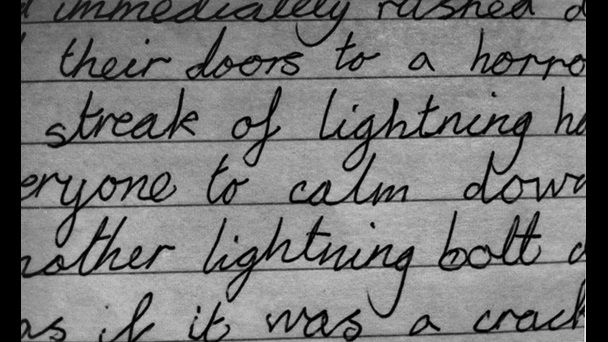
//> input picture cmake-build-debug/image3.jpg, 608 x 342 px
$ ./FAST   (built with g++ and OpenCV 4)
//> lines starting //> are read from the running program, lines starting //| are printed output that depends on the picture
//
// Created by flye on 2022/6/18.
//

#include <iostream>
#include <opencv2/highgui.hpp>
#include <opencv2/features2d.hpp>


int main() {
    cv::Mat image = cv::imread("image3.jpg", cv::IMREAD_COLOR);
//> image is the input picture: 342 rows x 608 cols, CV_8UC3; min 0, max 238, mean 118.7

    //Fine keypoints
    auto start = std::chrono::steady_clock::now();
    auto detector = cv::FastFeatureDetector::create();
    std::vector<cv::KeyPoint>keypoints;
    detector->detect(image, keypoints);
//> keypoints = 5991 keypoints; strongest (x, y, size): (373, 204, 7), (372, 223, 7), (223, 318, 7), (320, 263, 7)
    std::cout<<"keypoints without threshold "<< keypoints.size() << "\n";
//| keypoints without threshold 5991
    auto end = std::chrono::steady_clock::now();
    std::chrono::duration<double> duration = end - start;
    std::cout<<"detection time without threshold "<<duration.count()<<"s\n";
    //std::cout<<(double) (end-start).count() <<"s\n"; //This won't work


    //present the keypoint on image
    cv::Mat image_with_keypoints;
    cv::drawKeypoints(image, keypoints, image_with_keypoints);
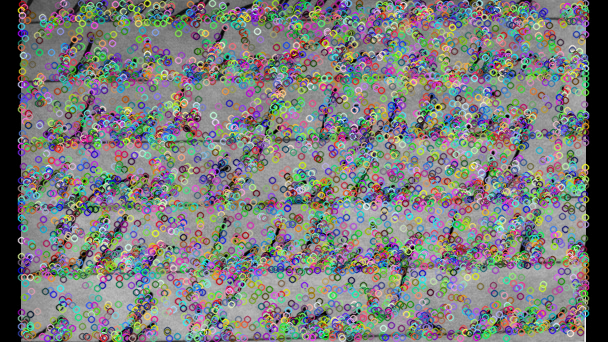
//> image_with_keypoints: 342 rows x 608 cols, CV_8UC3; mean B, G, R 123.9, 124.4, 123.8
    //for visualization
    cv::namedWindow("image with keypoints", cv::WINDOW_AUTOSIZE);
    cv::imshow("image with keypoints", image_with_keypoints);
    cv::waitKey(0);

    //ORB descriptor extraction
    auto extractor = cv::ORB::create();
    cv::Mat descriptors;
    auto start2 = std::chrono::steady_clock::now();
    extractor->compute(image, keypoints, descriptors);
//> keypoints = 4695 keypoints; strongest (x, y, size): (373, 204, 7), (372, 223, 7), (320, 263, 7), (454, 253, 7)
    auto end2 = std::chrono::steady_clock::now();
    std::chrono::duration<double> duration2 = end2 - start2;
    std::cout<<"extraction time without threshold "<<duration2.count()<<"s\n";
    cv::namedWindow("descriptor", cv::WINDOW_AUTOSIZE);
    cv::imshow("descriptor", descriptors);


    std::cout<<"default threshold"<< detector->getThreshold() << "\n";
    detector->setThreshold(20);
    std::cout<<"nomax suppression "<<detector->getNonmaxSuppression() << "\n";
    detector->setNonmaxSuppression(1);

    auto start1 = std::chrono::steady_clock::now();
    detector->detect(image, keypoints);
//> keypoints = 2140 keypoints; strongest (x, y, size): (373, 204, 7), (372, 223, 7), (223, 318, 7), (320, 263, 7)
    auto end1 = std::chrono::steady_clock::now();
    std::chrono::duration<float> duration1 = end1 - start1;
    std::cout<<"detection time with threshold "<< duration1.count()<<"s\n";
    //std::cout<<(double) (end1 - start1).count() <<"s\n";
    std::cout<< "keypoints extracted with threshold "<<keypoints.size() << "\n";
//| keypoints extracted with threshold 2140

    auto start3 = std::chrono::steady_clock::now();
    extractor->compute(image, keypoints, descriptors);
//> keypoints = 1569 keypoints; strongest (x, y, size): (373, 204, 7), (372, 223, 7), (320, 263, 7), (454, 253, 7)
    auto end3 = std::chrono::steady_clock::now();
    std::chrono::duration<double> duration3 = end3 - start3;
    std::cout<<"extract time with threshold "<<duration3.count()<<"s\n";

    cv::drawKeypoints(image, keypoints, image_with_keypoints);
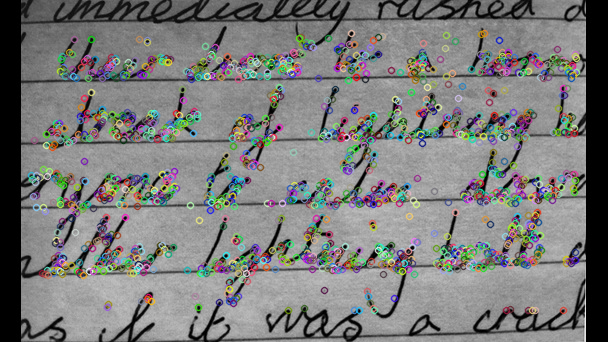
//> image_with_keypoints: 342 rows x 608 cols, CV_8UC3; mean B, G, R 122.5, 123.5, 123.1
    cv::namedWindow("image with keypoints", cv::WINDOW_AUTOSIZE);
    cv::imshow("image with keypoints", image_with_keypoints);
    cv::waitKey(0);
    return 0;

}

$ run again, with cmake-build-debug/image2.jpg copied over cmake-build-debug/image3.jpg
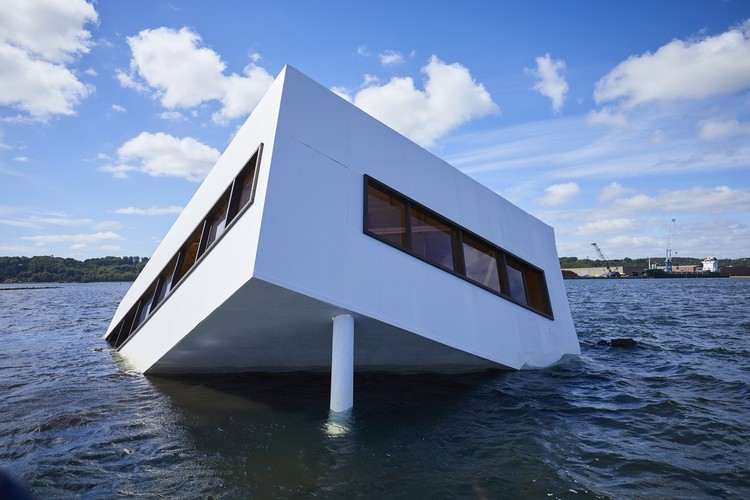
//> input picture cmake-build-debug/image2.jpg, 750 x 500 px
//> image is the input picture: 500 rows x 750 cols, CV_8UC3; mean B, G, R 162.6, 129.6, 109.9
//> `detector->detect(image, keypoints);`: keypoints = 6531 keypoints; strongest (x, y, size): (262, 144, 7), (548, 494, 7), (702, 262, 7), (140, 260, 7)
//| keypoints without threshold 6531
//> `cv::drawKeypoints(image, keypoints, image_with_keypoints);`:
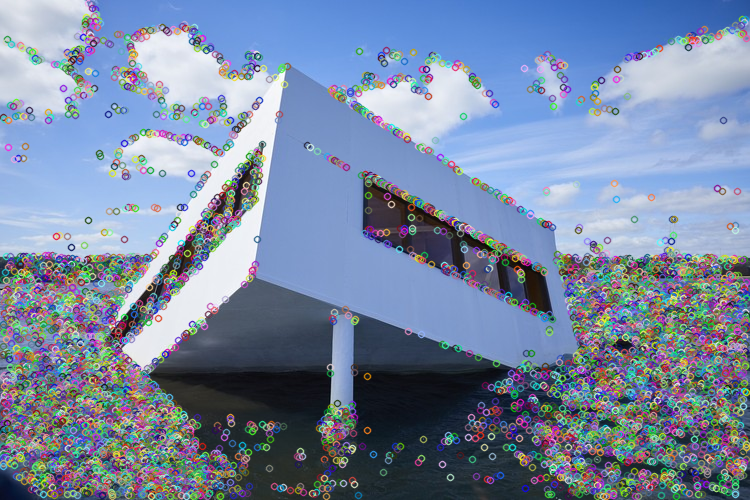
//> image_with_keypoints: 500 rows x 750 cols, CV_8UC3; mean B, G, R 162.2, 136, 119.9
//> `extractor->compute(image, keypoints, descriptors);`: keypoints = 5141 keypoints; strongest (x, y, size): (262, 144, 7), (702, 262, 7), (140, 260, 7), (665, 270, 7)
//> `detector->detect(image, keypoints);`: keypoints = 2750 keypoints; strongest (x, y, size): (262, 144, 7), (548, 494, 7), (702, 262, 7), (140, 260, 7)
//| keypoints extracted with threshold 2750
//> `extractor->compute(image, keypoints, descriptors);`: keypoints = 2198 keypoints; strongest (x, y, size): (262, 144, 7), (702, 262, 7), (140, 260, 7), (665, 270, 7)
//> `cv::drawKeypoints(image, keypoints, image_with_keypoints);`:
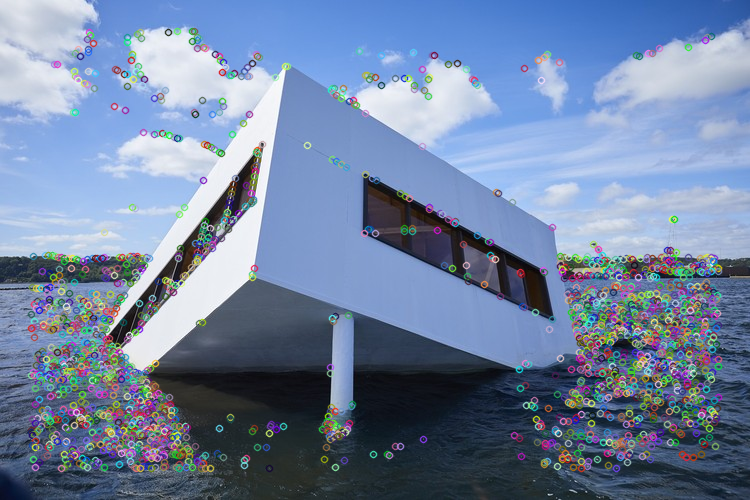
//> image_with_keypoints: 500 rows x 750 cols, CV_8UC3; mean B, G, R 161.8, 131.9, 113.5
